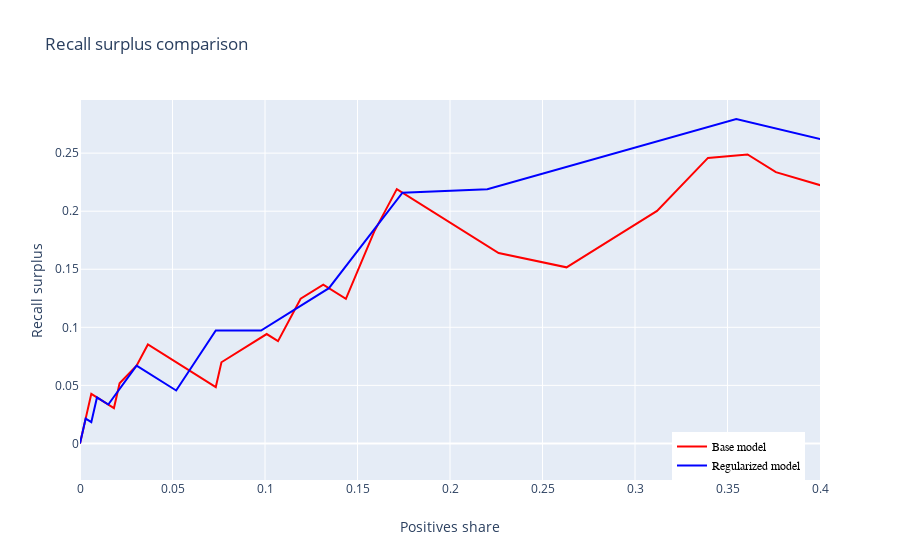

The cell this chart's notebook holds for it:
### Code cell
plot_recall_surplus_regu_base(log_reg_pr_test,log_reg_pr_test_1)
